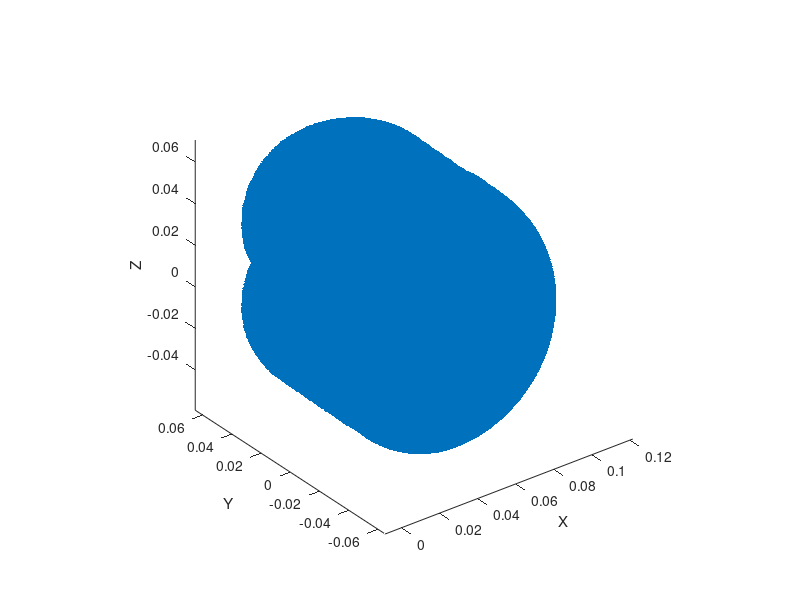

Source code (MATLAB): (Note: this script raises an error after producing the figure.)
%% loading necessary file

clear all
close all
load TR4_data.mat
load TR4_ws_dv_constrain.mat
%% plot workspace

figure(1)
point2plot=nan(3,Xdiv*Ydiv*Zdiv);
point2plot_inner=nan(3,Xdiv*Ydiv*Zdiv);
p=1;
for i = 1:Xdiv
    for j = 1:Ydiv
        for k = 1:Zdiv
            if(space_(i,j,k)==1)
                point2plot(:,p)=[X(i) Y(j) Z(k)]';
                p=p+1;
            end
        end
    end
end
plot3(point2plot(1,:),point2plot(2,:),point2plot(3,:),'.')
axis equal
xlabel('X')
ylabel('Y')
zlabel('Z')
%% plot solid

plot_squareXY([0.07 -5e-3 -0.05 1]',10e-3,5e-3,1,'r')
%% choose point

P1=[0.055 0 -0.03 1]';
P2=[0.071 6e-3 -0.045 1]';
P3=[0.079 6e-3 -0.045 1]';
P34=[0.082 4.5e-3 -0.045 1]';
P4=[0.081 0 -0.045 1]';
P45=[0.083 -4.5e-3 -0.045 1]';
P5=[0.075 -6e-3 -0.045 1]';
points=[P1 P2 P3 P34 P4 P45 P5];
hold on
plot3(points(1,:),points(2,:),points(3,:),'*k',"LineWidth",3)
Q=TR4_invNumeric(points(1:3,:),link,1000,Con);
%% compute trajectory

F=zeros(21,1);
[Q1,Qp1,Qpp1,Fq1,T1,X1,Xp1,Xpp1]=TR4_move([P1(1:3) P2(1:3)],1,@Cicloidale,link,M,F,'minimum_time_C',Con);
[Q2,Qp2,Qpp2,Fq2,T2,X2,Xp2,Xpp2]=TR4_move([P2(1:3) P3(1:3)],5,@Cicloidale,link,M,F,'linear',Con,Q1(end,:)');
[Q3,Qp3,Qpp3,Fq3,T3,X3,Xp3,Xpp3]=TR4_move([P3(1:3) P34(1:3) P4(1:3)],5,@Cicloidale,link,M,F,'circular',Con,Q2(end,:)');
[Q4,Qp4,Qpp4,Fq4,T4,X4,Xp4,Xpp4]=TR4_move([P4(1:3) P45(1:3) P5(1:3)],5,@Cicloidale,link,M,F,'circular',Con,Q3(end,:)');
[Q5,Qp5,Qpp5,Fq5,T5,X5,Xp5,Xpp5]=TR4_move([P5(1:3) P1(1:3)],1,@Cicloidale,link,M,F,'minimum_time_C',Con,Q4(end,:)');
plot3(X1(:,1),X1(:,2),X1(:,3),'g',"LineWidth",2)
plot3(X2(:,1),X2(:,2),X2(:,3),'g',"LineWidth",2)
plot3(X3(:,1),X3(:,2),X3(:,3),'g',"LineWidth",2)
plot3(X4(:,1),X4(:,2),X4(:,3),'g',"LineWidth",2)
plot3(X5(:,1),X5(:,2),X5(:,3),'g',"LineWidth",2)
%% assemble trajectory with pauses

close all
Q_={Q1 Q2 Q3 Q4 Q5};
Qp_={Qp1 Qp2 Qp3 Qp4 Qp5};
Qpp_={Qpp1 Qpp2 Qpp3 Qpp4 Qpp5};
X_={X1 X2 X3 X4 X5};
Xp_={Xp1 Xp2 Xp3 Xp4 Xp5};
Xpp_={Xpp1 Xpp2 Xpp3 Xpp4 Xpp5};
T_={T1 T2 T3 T4 T5};
Fq_={Fq1 Fq2 Fq3 Fq4 Fq5};
[Q,Qp,Qpp,Fq,T,X,Xp,Xpp]=pauses(Q_,Qp_,Qpp_,Fq_,T_,X_,Xp_,Xpp_,1);
figure
plot3(X(:,1),X(:,2),X(:,3))
axis equal
Fqg=zeros(length(Q(:,1)),3);
for index=1:length(Q(:,1))
    Fqg(index,:)=TR4_gravity_compensation(Q(index,:));
end
plot(T,Q(:,1),T,Q(:,2),T,Q(:,3))
plot(T,Qp(:,2),T,Qp(:,2),T,Qp(:,3))
plot(T,Qpp(:,1),T,Qpp(:,2),T,Qpp(:,3))
plot(T,Fq(:,1))
hold on
plot(T,Fqg(:,1))
hold off
plot(T,Fq(:,2))
hold on
plot(T,Fqg(:,2))
hold off
plot(T,Fq(:,3))
hold on
plot(T,Fqg(:,3))
hold off
%% plot trajectory

close all
TR4_plot_trajectory(link,Q,10,1)
axis equal
%% debug forces

dEt=zeros(1,length(T));
dEt_=zeros(1,length(T));
for i=1:length(T)
    dEt(i)=TR4_dEt(Q(i,:),Qp(i,:),Qpp(i,:));
    dEt_(i)=Fq(i,:)*Qp(i,:)';
end
plot(T,dEt,T,dEt_)
legend('calcolato','forze')
%%
function [Q,Qp,Qpp,Fq,T,X,Xp,Xpp]=pauses(Q_,Qp_,Qpp_,Fq_,T_,X_,Xp_,Xpp_,TOP)
Q=cell2mat(Q_(1));
Qp=cell2mat(Qp_(1));
Qpp=cell2mat(Qpp_(1));
X=cell2mat(X_(1));
Xp=cell2mat(Xp_(1));
Xpp=cell2mat(Xpp_(1));
Fq=cell2mat(Fq_(1));
T=cell2mat(T_(1));

for i=2:length(Q_)
    dt=T(end)-T(end-1);
    division=floor(TOP/dt);
    pause_=(0:dt:division*dt)+T(end);
    T=[T pause_];
    for j=1:division+1
        Q=[Q ;Q(end,:)];
        Qp=[Qp ;Qp(end,:)];
        Qpp=[Qpp ;Qpp(end,:)];
        X=[X;X(end,:)];
        Xp=[Xp;Xp(end,:)];
        Xpp=[Xpp;Xpp(end,:)];
        Fq=[Fq;Fq(end,:)];
    end
    Q=[Q; cell2mat(Q_(i))];
    Qp=[Qp ;cell2mat(Qp_(i))];
    Qpp=[Qpp ;cell2mat(Qpp_(i))];
    X=[X;cell2mat(X_(i))];
    Xp=[Xp;cell2mat(Xp_(i))];
    Xpp=[Xpp;cell2mat(Xpp_(i))];
    Fq=[Fq;cell2mat(Fq_(i))];
    T=[T cell2mat(T_(i))+T(end)];
end
end